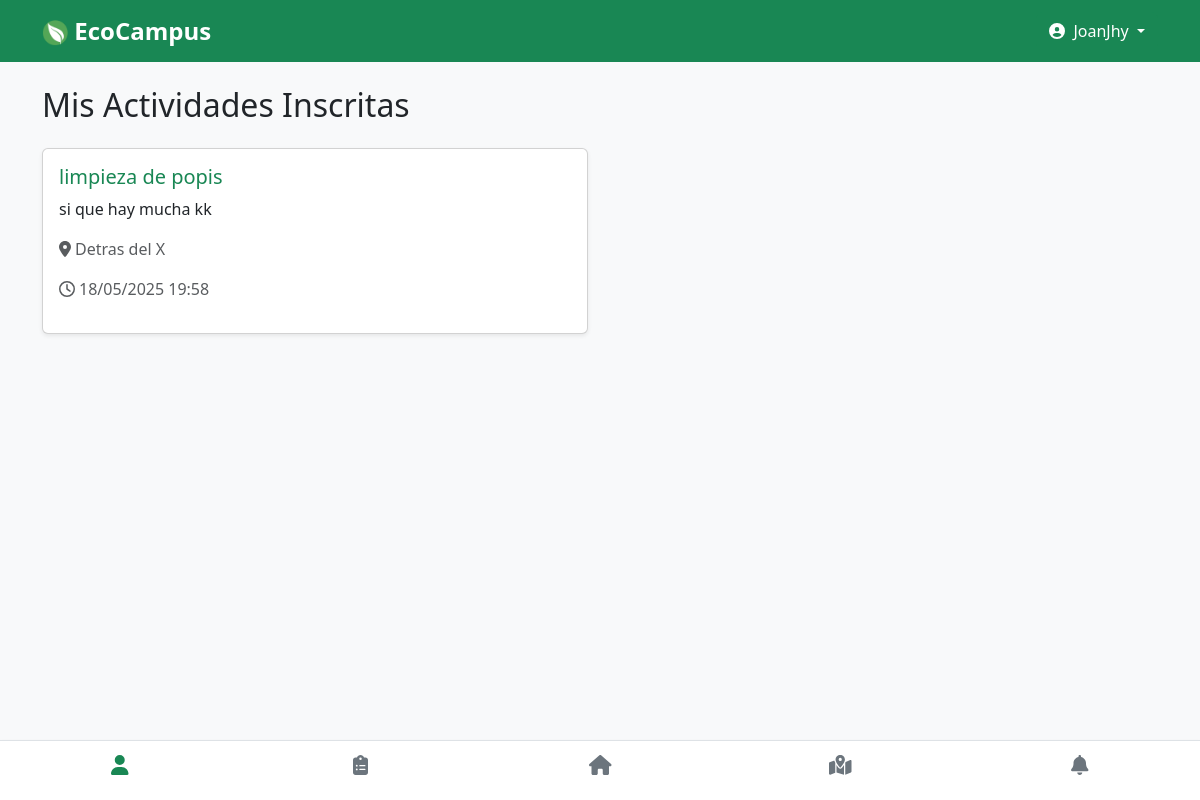
/perfil/actividades (signed in), run on the app's committed database.
### backend/models.py (models this page shows)
class Inscripcion(db.Model):
    id = db.Column(db.Integer, primary_key=True)
    usuario_id = db.Column(db.Integer, db.ForeignKey('usuario.id'))
    actividad_id = db.Column(db.Integer, db.ForeignKey('actividad.id'))
    actividad = db.relationship('Actividad', backref='inscripciones')

class Actividad(db.Model):
    id = db.Column(db.Integer, primary_key=True)
    titulo = db.Column(db.String(100), nullable=False)
    descripcion = db.Column(db.String(200))
    area = db.Column(db.String(100))
    fecha_hora_inicio = db.Column(db.DateTime, nullable=False, default=datetime.utcnow)
    archivada = db.Column(db.Boolean, default=False)

### backend/routes.py (the view)
    @app.route('/perfil/actividades')
    def perfil_actividades():
        if 'usuario_id' not in session:
            flash('Debes iniciar sesión.')
            return redirect(url_for('login'))
        inscripciones = Inscripcion.query.filter_by(usuario_id=session['usuario_id']).all()
        return render_template('perfil_actividades.html', inscripciones=inscripciones)

### frontend/templates/perfil_actividades.html (shortened to what this page needs)
{% extends 'layout.html' %}
{% block content %}
<h2 class="mb-4">Mis Actividades Inscritas</h2>
{% if inscripciones %}
  <div class="row row-cols-1 row-cols-md-2 g-4">
    {% for ins in inscripciones %}
    <div class="col">
      <div class="card h-100 shadow-sm">
        <div class="card-body">
          <h5 class="card-title text-success">{{ ins.actividad.titulo }}</h5>
          <p class="card-text">{{ ins.actividad.descripcion }}</p>
          <p class="text-muted"><i class="fas fa-map-marker-alt me-1"></i>{{ ins.actividad.area }}</p>
          <p class="text-muted"><i class="far fa-clock me-1"></i>{{ ins.actividad.fecha_hora_inicio.strftime('%d/%m/%Y %H:%M') }}</p>
        </div>
      </div>
    </div>
    {% endfor %}
  </div>
{% else %}
  <div class="alert alert-secondary text-center">
    No estás inscrito en ninguna actividad.
  </div>
{% endif %}
{% endblock %}

### frontend/static/css/main.css (style rules this page uses)
body { font-family: 'Segoe UI', Tahoma, Geneva, Verdana, sans-serif; }

### data on the page
Inscripcion: actividad.titulo "limpieza de popis", actividad.descripcion "si que hay mucha kk", actividad.area "Detras del X", actividad.fecha_hora_inicio "18/05/2025 19:58"

### other printed values
{{ session['usuario_nombre'] }} "JoanJhy"
